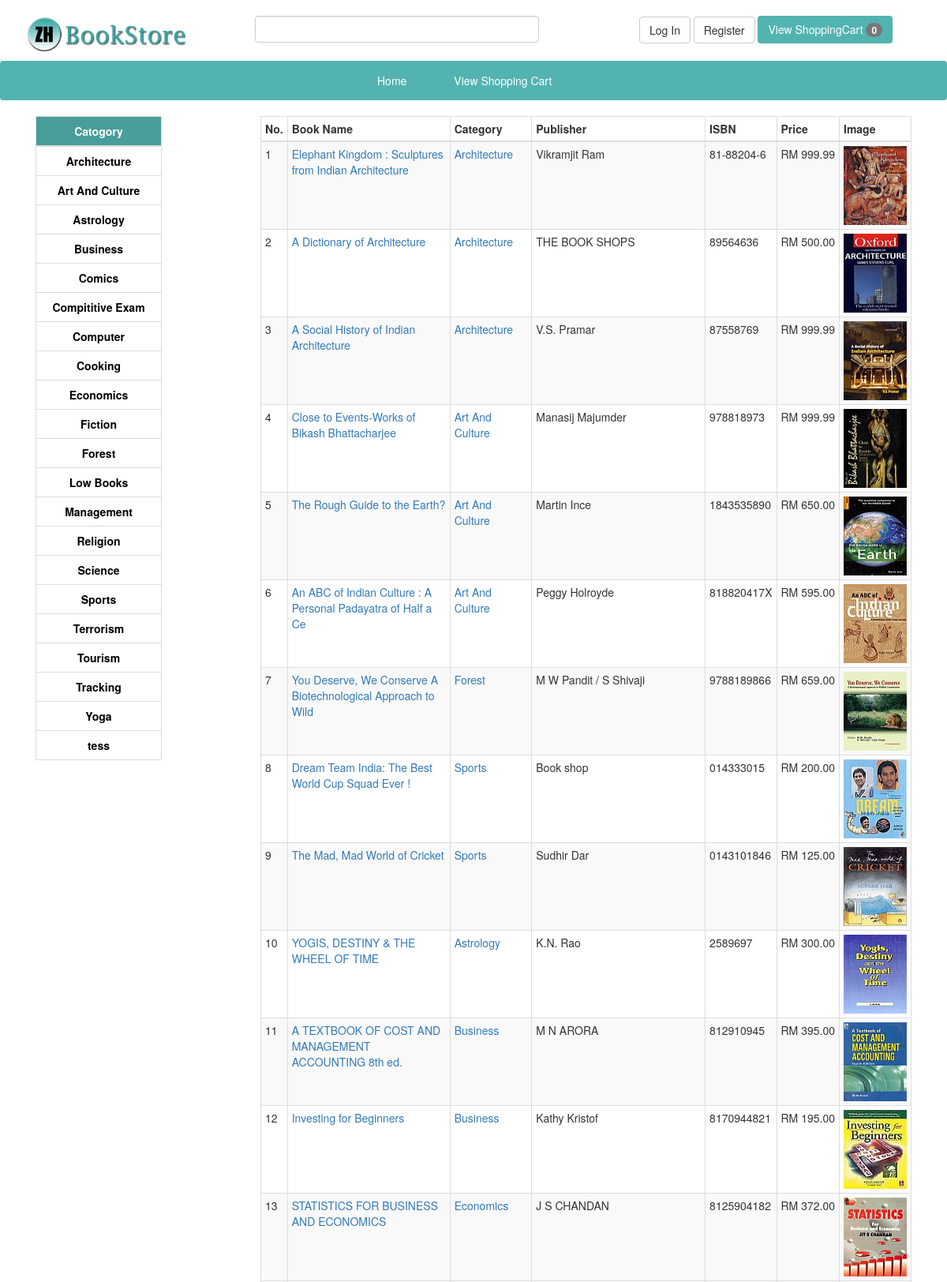
Page /rec/showAllBook.php (upper part) on the committed database.
### tables this page shows
CREATE TABLE IF NOT EXISTS `category` (
  `cat_id` int(4) NOT NULL,
  `cat_name` varchar(30) NOT NULL
);

CREATE TABLE IF NOT EXISTS `book` (
  `book_id` int(4) NOT NULL,
  `book_name` varchar(60) NOT NULL,
  `book_cate` varchar(25) NOT NULL,
  `book_descrip` longtext NOT NULL,
  `book_publisher` varchar(40) NOT NULL,
  `book_edition` varchar(20) NOT NULL,
  `book_isbn` varchar(13) NOT NULL,
  `book_page` int(5) NOT NULL,
  `book_price` float(5,2) NOT NULL,
  `book_stock` int(10) unsigned NOT NULL
);

### rec/showAllBook.php (the view, shortened to what this page needs)
<?php
include'bootstrap.php';
include'top.php';
?>
<div class="col-sm-2 col-xs-3">
<?php include'category.php'; ?>
</div>
<div class="col-sm-9 col-xs-8 col-xs-offset-1">
	<table class="table table-striped table-bordered table-condensed">
		<thead>
			<tr>
				<th>No.</th>
				<th>Book Name</th>
				<th>Category</th>
				<th>Publisher</th>
				<th>ISBN</th>
				<th>Price</th>
				<th>Image</th>
			</tr>
		</thead>
		<tbody>
			<?php
				require_once'../php/config.php';
				$no=0;
				$sql = "SELECT b.book_name,b.book_cate,c.cat_name,b.book_publisher,b.book_isbn,b.book_price	 FROM book b INNER JOIN category c WHERE b.book_cate = c.cat_id AND b.book_stock > 0 ORDER BY cat_id";
				$result2 = $conn->query($sql);
				while ($row2 = $result2->fetch_assoc()) {
					++$no;
			 ?>
			 <tr>
			 	<td><?php echo $no; ?></td>
			 	<td width="25%"><a href="viewBookDetail.php?q=<?php echo $row2['book_isbn']; ?>"><?php echo $row2['book_name'] ?></a></td>
			 	<td><a href="viewcategory.php?q=<?php echo $row2['book_cate']; ?>"><?php echo $row2['cat_name']; ?></a></td>
			 	<td><?php echo $row2['book_publisher']; ?></td>
			 	<td><?php echo $row2['book_isbn']; ?></td><td>RM&nbsp;<?php echo $row2['book_price']; ?></td>
			 	<td><img src="../img/books/<?php echo $row2['book_isbn']?>.jpg" width="80px" height="100px"></td>
			 </tr>
			 <?php
			 	}
			  ?>
		</tbody>
	</table>
</div>
<?php include'footer.php'; ?>

### rec/category.php
<table class="table table-bordered category">
	<thead>
		<tr>
			<th>Catogory</th>
		</tr>
	</thead>
	<tbody>
	<?php
		require_once '../php/config.php';
		$sql = 	"SELECT * FROM category ORDER BY cat_name";
		$result = $conn->query($sql);
		while($row = $result->fetch_assoc()){
	 ?>
		<tr>
			<td><a href="viewcategory.php?q=<?php echo $row['cat_id']; ?>"><?php echo $row['cat_name']; ?></a></td>
		</tr>
	<?php
		}
	 ?>
	</tbody>
</table>

### css/myStyle.css (style rules this page uses)
.category thead { background-color: #499D9B; color: #fff; }
.category td,.category th { font-weight: 600; text-align: center; }
.category td a { color: black; }

### rows in the picture
category: cat_name "Architecture"
category: cat_name "Art And Culture"
category: cat_name "Astrology"
category: cat_name "Business"
category: cat_name "Comics"
category: cat_name "Compititive Exam"
category: cat_name "Computer"
category: cat_name "Cooking"
category: cat_name "Economics"
category: cat_name "Fiction"
category: cat_name "Forest"
category: cat_name "Low Books"
category: cat_name "Management"
category: cat_name "Religion"
category: cat_name "Science"
category: cat_name "Sports"
category: cat_name "Terrorism"
category: cat_name "Tourism"
category: cat_name "Tracking"
category: cat_name "Yoga"
category: cat_name "tess"
book: book_name "Elephant Kingdom : Sculptures from Indian Architecture", category.cat_name "Architecture", book_publisher "Vikramjit Ram", book_isbn "81-88204-6", book_price "999.99", book_isbn (picture)
book: book_name "A Dictionary of Architecture", category.cat_name "Architecture", book_publisher "THE BOOK SHOPS", book_isbn "89564636", book_price "500.00", book_isbn (picture)
book: book_name "A Social History of Indian Architecture", category.cat_name "Architecture", book_publisher "V.S. Pramar", book_isbn "87558769", book_price "999.99", book_isbn (picture)
book: book_name "Close to Events-Works of Bikash Bhattacharjee", category.cat_name "Art And Culture", book_publisher "Manasij Majumder", book_isbn "978818973", book_price "999.99", book_isbn (picture)
book: book_name "The Rough Guide to the Earth?", category.cat_name "Art And Culture", book_publisher "Martin Ince", book_isbn "1843535890", book_price "650.00", book_isbn (picture)
book: book_name "An ABC of Indian Culture : A Personal Padayatra of Half a Ce", category.cat_name "Art And Culture", book_publisher "Peggy Holroyde", book_isbn "818820417X", book_price "595.00", book_isbn (picture)
book: book_name "You Deserve, We Conserve A Biotechnological Approach to Wild", category.cat_name "Forest", book_publisher "M W Pandit / S Shivaji", book_isbn "9788189866", book_price "659.00", book_isbn (picture)
book: book_name "Dream Team India: The Best World Cup Squad Ever !", category.cat_name "Sports", book_publisher "Book shop", book_isbn "014333015", book_price "200.00", book_isbn (picture)
book: book_name "The Mad, Mad World of Cricket", category.cat_name "Sports", book_publisher "Sudhir Dar", book_isbn "0143101846", book_price "125.00", book_isbn (picture)
book: book_name "YOGIS, DESTINY & THE WHEEL OF TIME", category.cat_name "Astrology", book_publisher "K.N. Rao", book_isbn "2589697", book_price "300.00", book_isbn (picture)
book: book_name "A TEXTBOOK OF COST AND MANAGEMENT ACCOUNTING 8th ed.", category.cat_name "Business", book_publisher "M N ARORA", book_isbn "812910945", book_price "395.00", book_isbn (picture)
book: book_name "Investing for Beginners", category.cat_name "Business", book_publisher "Kathy Kristof", book_isbn "8170944821", book_price "195.00", book_isbn (picture)
book: book_name "STATISTICS FOR BUSINESS AND ECONOMICS", category.cat_name "Economics", book_publisher "J S CHANDAN", book_isbn "8125904182", book_price "372.00", book_isbn (picture)

### other values in the picture
$_SESSION['items'] "0"
